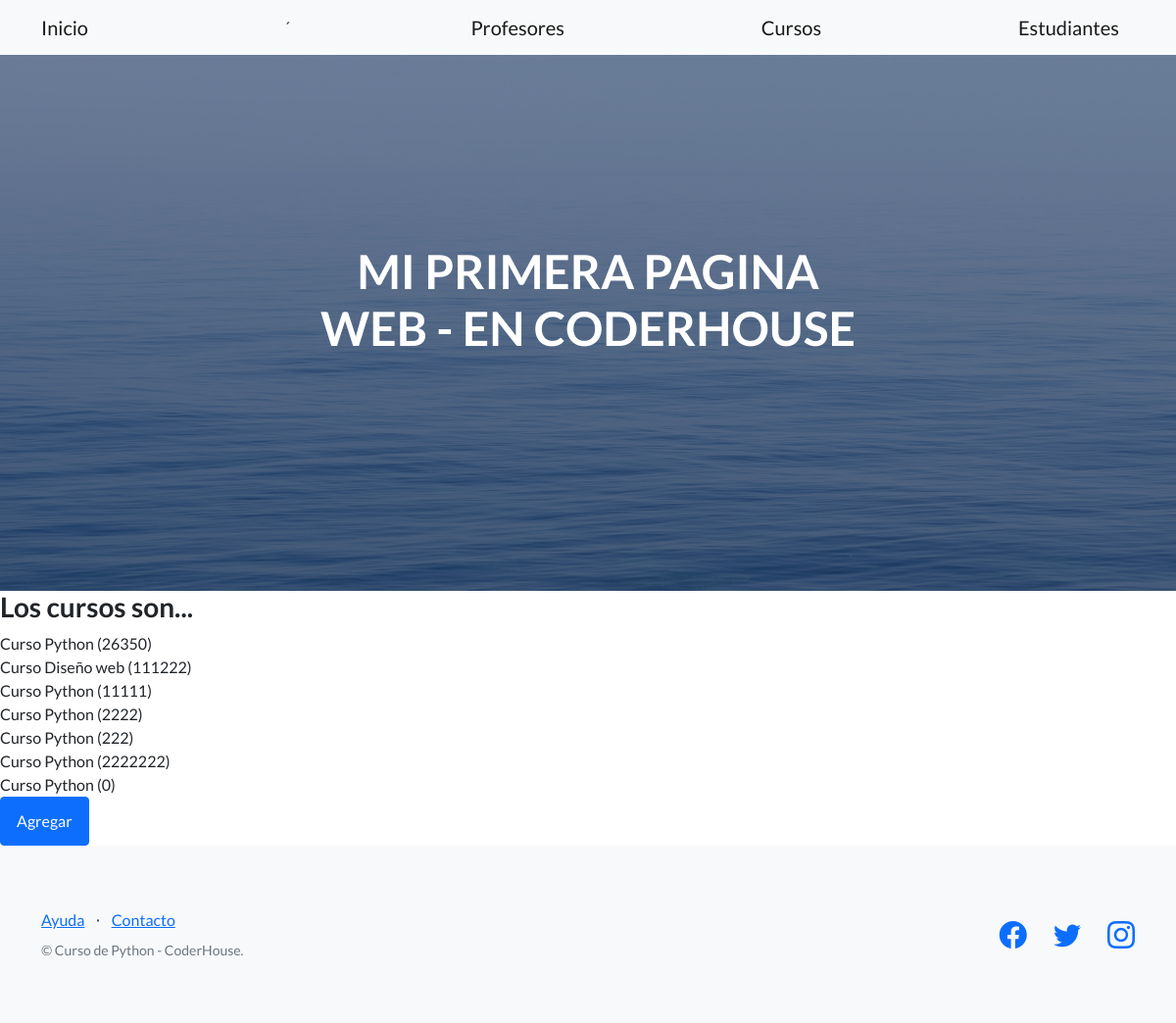
Before: /coder/cursos with the older database file.
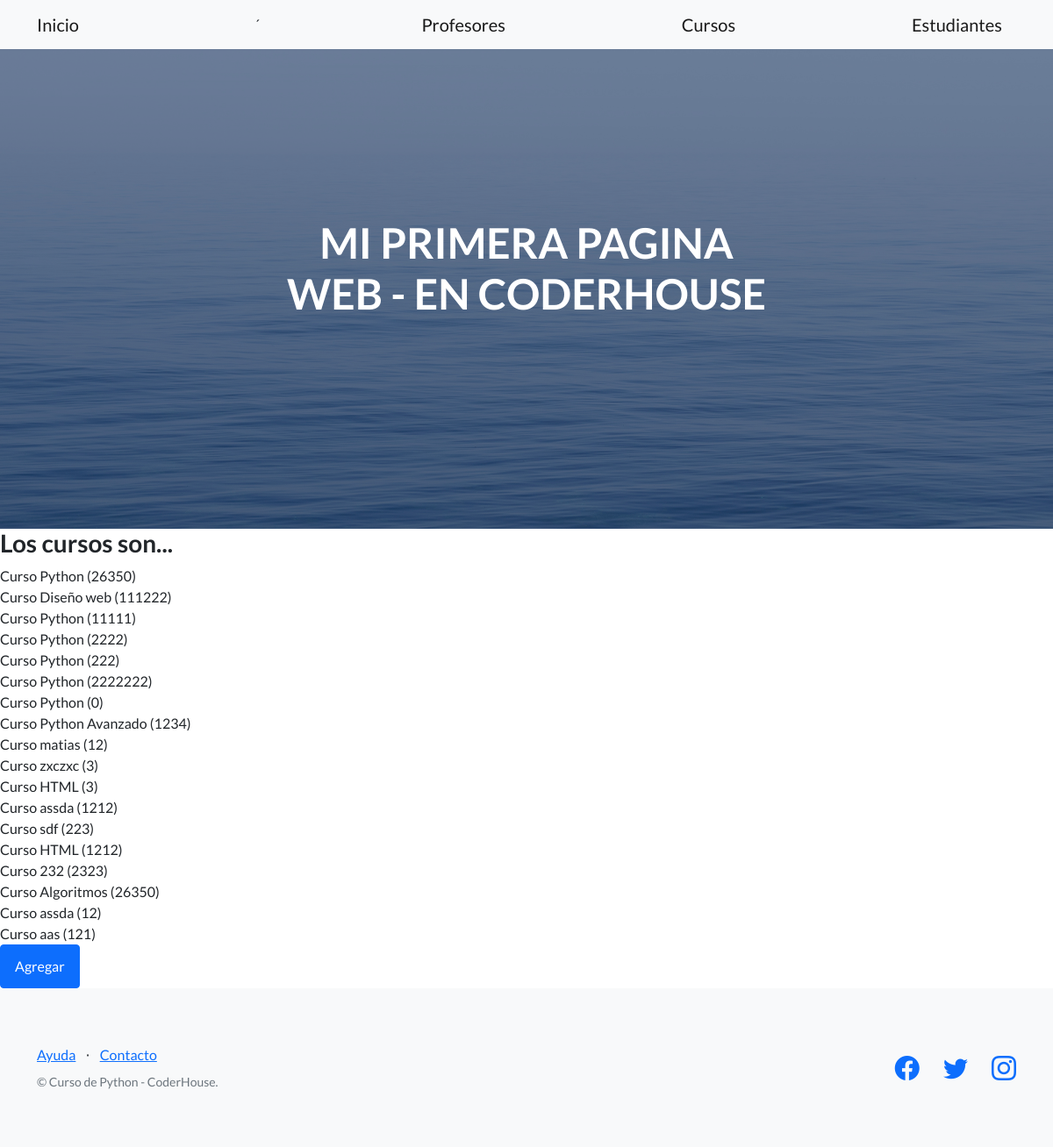
After: the same page with the newer database file.
### AppCoder/models.py (models this page shows)
class Curso(Model):
    nombre = CharField(max_length=40, verbose_name='Descripcion')
    camada = IntegerField()
    def __str__(self):
        return f'Curso {self.nombre} ({self.camada})'

### AppCoder/views.py (the view)
# urls.py: path('cursos', cursos, name='cursos'),
def cursos(request):
    return render(request, 'AppCoder/cursos.html', {'cursos': Curso.objects.all()})

### templates/AppCoder/cursos.html (shortened to what this page needs)
{% extends 'AppCoder/padre.html' %}
{% block contenidoQueCambia %}
    <h3>Los cursos son...</h3>
    {% for cursos in cursos %}
        {{ cursos }}
        <br>
    {% endfor %}
    <a class="btn btn-primary" href="{% url 'curso_Formulario' %}">Agregar</a>
{% endblock %}

Changed rows visible on the page:
added Curso: nombre+camada "Curso Python Avanzado (1234)"
added Curso: nombre+camada "Curso matias (12)"
added Curso: nombre+camada "Curso zxczxc (3)"
added Curso: nombre+camada "Curso HTML (3)"
added Curso: nombre+camada "Curso assda (1212)"
added Curso: nombre+camada "Curso sdf (223)"
added Curso: nombre+camada "Curso HTML (1212)"
added Curso: nombre+camada "Curso 232 (2323)"
added Curso: nombre+camada "Curso Algoritmos (26350)"
added Curso: nombre+camada "Curso assda (12)"
added Curso: nombre+camada "Curso aas (121)"
